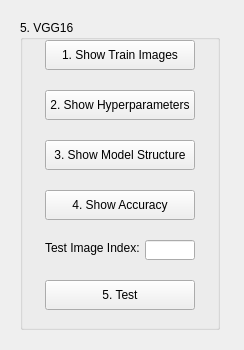
<?xml version="1.0" encoding="UTF-8"?>
<ui version="4.0">
 <class>Form</class>
 <widget class="QWidget" name="Form">
  <property name="geometry">
   <rect>
    <x>0</x>
    <y>0</y>
    <width>244</width>
    <height>350</height>
   </rect>
  </property>
  <property name="windowTitle">
   <string>Form</string>
  </property>
  <widget class="QGroupBox" name="groupBox_6">
   <property name="geometry">
    <rect>
     <x>20</x>
     <y>20</y>
     <width>200</width>
     <height>310</height>
    </rect>
   </property>
   <property name="title">
    <string>5. VGG16</string>
   </property>
   <widget class="QPushButton" name="pushButton_8">
    <property name="geometry">
     <rect>
      <x>25</x>
      <y>20</y>
      <width>150</width>
      <height>30</height>
     </rect>
    </property>
    <property name="text">
     <string>1. Show Train Images</string>
    </property>
   </widget>
   <widget class="QPushButton" name="pushButton_9">
    <property name="geometry">
     <rect>
      <x>25</x>
      <y>70</y>
      <width>150</width>
      <height>30</height>
     </rect>
    </property>
    <property name="text">
     <string>2. Show Hyperparameters</string>
    </property>
   </widget>
   <widget class="QPushButton" name="pushButton_10">
    <property name="geometry">
     <rect>
      <x>25</x>
      <y>120</y>
      <width>150</width>
      <height>30</height>
     </rect>
    </property>
    <property name="text">
     <string>3. Show Model Structure</string>
    </property>
   </widget>
   <widget class="QPushButton" name="pushButton_11">
    <property name="geometry">
     <rect>
      <x>25</x>
      <y>170</y>
      <width>150</width>
      <height>30</height>
     </rect>
    </property>
    <property name="text">
     <string>4. Show Accuracy</string>
    </property>
   </widget>
   <widget class="QLineEdit" name="lineEdit">
    <property name="geometry">
     <rect>
      <x>125</x>
      <y>220</y>
      <width>50</width>
      <height>20</height>
     </rect>
    </property>
   </widget>
   <widget class="QLabel" name="label">
    <property name="geometry">
     <rect>
      <x>25</x>
      <y>220</y>
      <width>101</width>
      <height>16</height>
     </rect>
    </property>
    <property name="text">
     <string>Test Image Index:</string>
    </property>
   </widget>
   <widget class="QPushButton" name="pushButton_12">
    <property name="geometry">
     <rect>
      <x>25</x>
      <y>260</y>
      <width>150</width>
      <height>30</height>
     </rect>
    </property>
    <property name="text">
     <string>5. Test</string>
    </property>
   </widget>
  </widget>
 </widget>
 <resources/>
 <connections/>
</ui>
